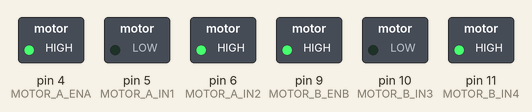
Simulated run of this sketch. Board: Arduino Uno, built with avr-gcc and run on an emulated ATmega328P. On the bench: switched loads named in the sketch (green lamp = pin HIGH).

Above: at 0.1 s.
Timing chart, 0 to 1.6 s (numbered marks = the images above):
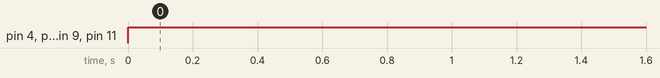

The sketch:

MOTORTESTS.ino
```cpp
const int MOTOR_A_ENA = 4; // Right motor speed control
const int MOTOR_A_IN1 = 5;  // Right motor direction control 1
const int MOTOR_A_IN2 = 6;  // Right motor direction control 2
const int MOTOR_B_ENB = 9;  // Left motor speed control
const int MOTOR_B_IN3 = 10;  // Left motor direction control 1
const int MOTOR_B_IN4 = 11;  // Left motor direction control 2

// Forward movement function
void forward(int speed) {
  analogWrite(MOTOR_A_ENA, speed);
  digitalWrite(MOTOR_A_IN1, LOW);
  digitalWrite(MOTOR_A_IN2, HIGH);
  analogWrite(MOTOR_B_ENB, speed);
  digitalWrite(MOTOR_B_IN3, LOW);
  digitalWrite(MOTOR_B_IN4, HIGH);
}

// Function to set motor speeds with differential for turning
void setMotors(int speedA, int speedB) {
  if (speedA < 0) {
    digitalWrite(MOTOR_A_IN1, HIGH);
    digitalWrite(MOTOR_A_IN2, LOW);
    speedA = -speedA; // Make speed a positive quantity
  } else {
    digitalWrite(MOTOR_A_IN1, LOW);
    digitalWrite(MOTOR_A_IN2, HIGH);
  }
  analogWrite(MOTOR_A_ENA, speedA); // Set right motor speed

  if (speedB < 0) {
    digitalWrite(MOTOR_B_IN3, HIGH);
    digitalWrite(MOTOR_B_IN4, LOW);
    speedB = -speedB; // Make speed a positive quantity
  } else {
    digitalWrite(MOTOR_B_IN3, LOW);
    digitalWrite(MOTOR_B_IN4, HIGH);
  }
  analogWrite(MOTOR_B_ENB, speedB); // Set left motor speed
}

void setup() {
  Serial.begin(9600);
  pinMode(MOTOR_A_ENA, OUTPUT);
  pinMode(MOTOR_A_IN1, OUTPUT);
  pinMode(MOTOR_A_IN2, OUTPUT);
  pinMode(MOTOR_B_ENB, OUTPUT);
  pinMode(MOTOR_B_IN3, OUTPUT);
  pinMode(MOTOR_B_IN4, OUTPUT);

}

void loop() {
 forward(255);
}
```

Measured:
- by itself, pin 4 (MOTOR_A_ENA), pin 6 (MOTOR_A_IN2), pin 9 (MOTOR_B_ENB), pin 11 (MOTOR_B_IN4): LOW → HIGH at 0.00 s
